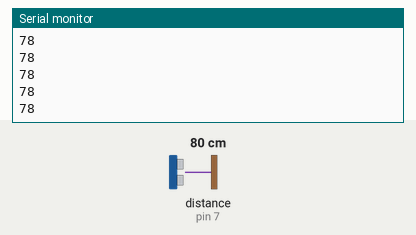
Simulated run of this sketch. Board: Arduino Uno, built with avr-gcc and run on an emulated ATmega328P. Shown: the last lines printed to the serial monitor. Wiring (inferred from the names in the program): ultrasonic range finder: trigger pin 8; echo pin 7. The test bench sets the inputs (shaded band); at power-on: distance to the obstacle (sensor on pin 7) 80 cm. The echo pulse lasts 58.3 µs per cm.

Above: at 1.2 s.
1.3 s: distance to the obstacle (sensor on pin 7) set to 2 cm
At 2.4 s:
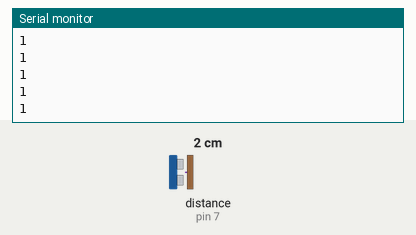
2.8 s: distance to the obstacle (sensor on pin 7) set to 4 cm
At 3.4 s:
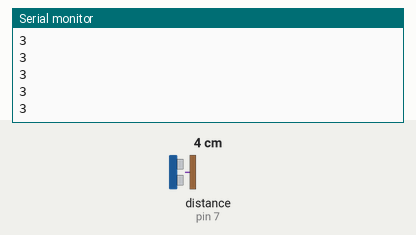
Timing chart, 0 to 5.8 s (numbered marks = the images above; inputs shaded):
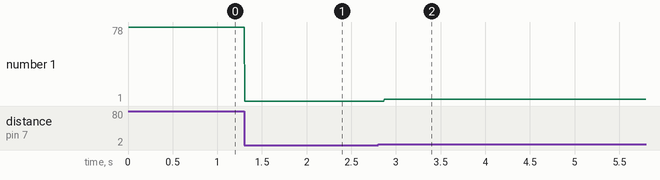

Measured:
- after the input at 1.3 s, the serial monitor: prints a new line at once (image 1)
- after the input at 2.8 s, the serial monitor: prints a new line after 0.07 s (image 2)
- plotted number 1: 78 → 1 after the input at 1.3 s, 1 → 3 after the input at 2.8 s

The sketch:

sketch_sep14a.ino
```cpp
const int echoPin = 7;
const int trigPin = 8;

long duration;
long distance;

void setup()
{
  pinMode(echoPin, INPUT);
  pinMode(trigPin, OUTPUT);
  Serial.begin(9600);
}

void loop()
{
  digitalWrite(trigPin, LOW);
  delayMicroseconds(500);

  digitalWrite(trigPin, HIGH);
  delayMicroseconds(500);

  digitalWrite(trigPin, LOW);

  duration = pulseIn(echoPin, HIGH);

  //This gives us distance in cm
  distance = duration * 0.034 / 2;

  Serial.println(distance);


  //Millisecond
  //delay(50);
}
```
